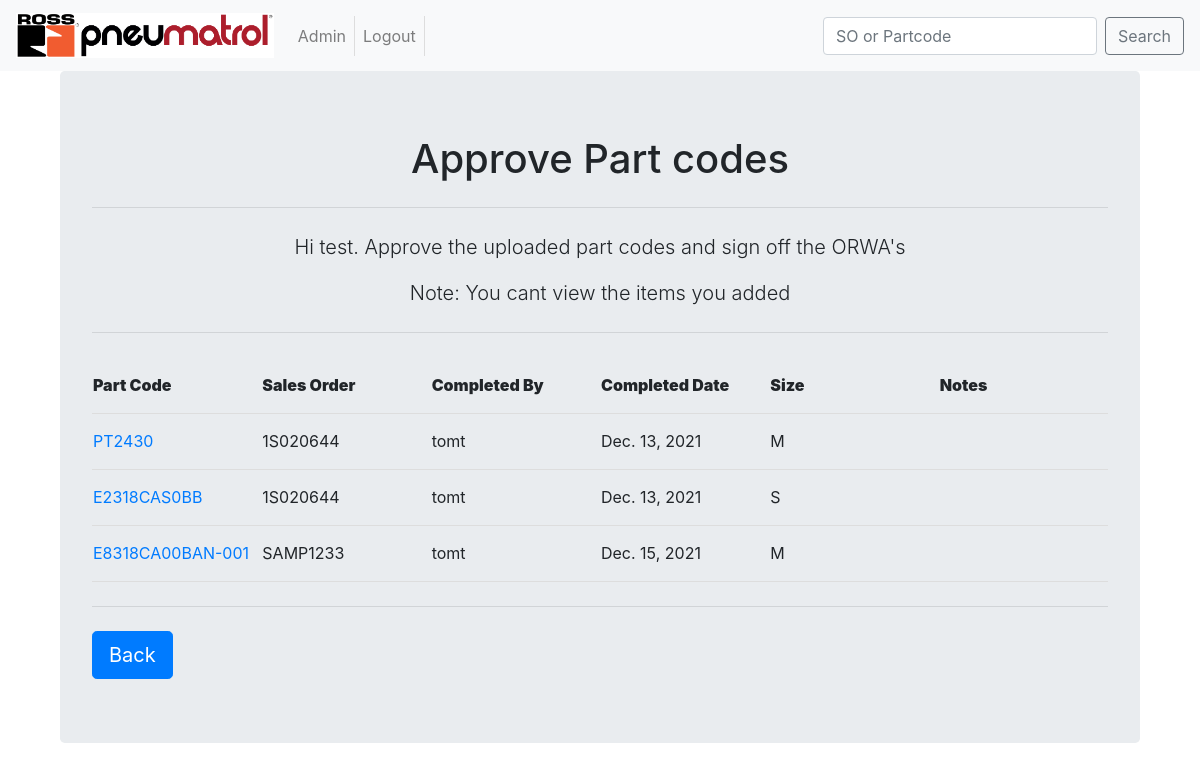
Before: /ORWAapp/Approve (signed in) with the older database file.
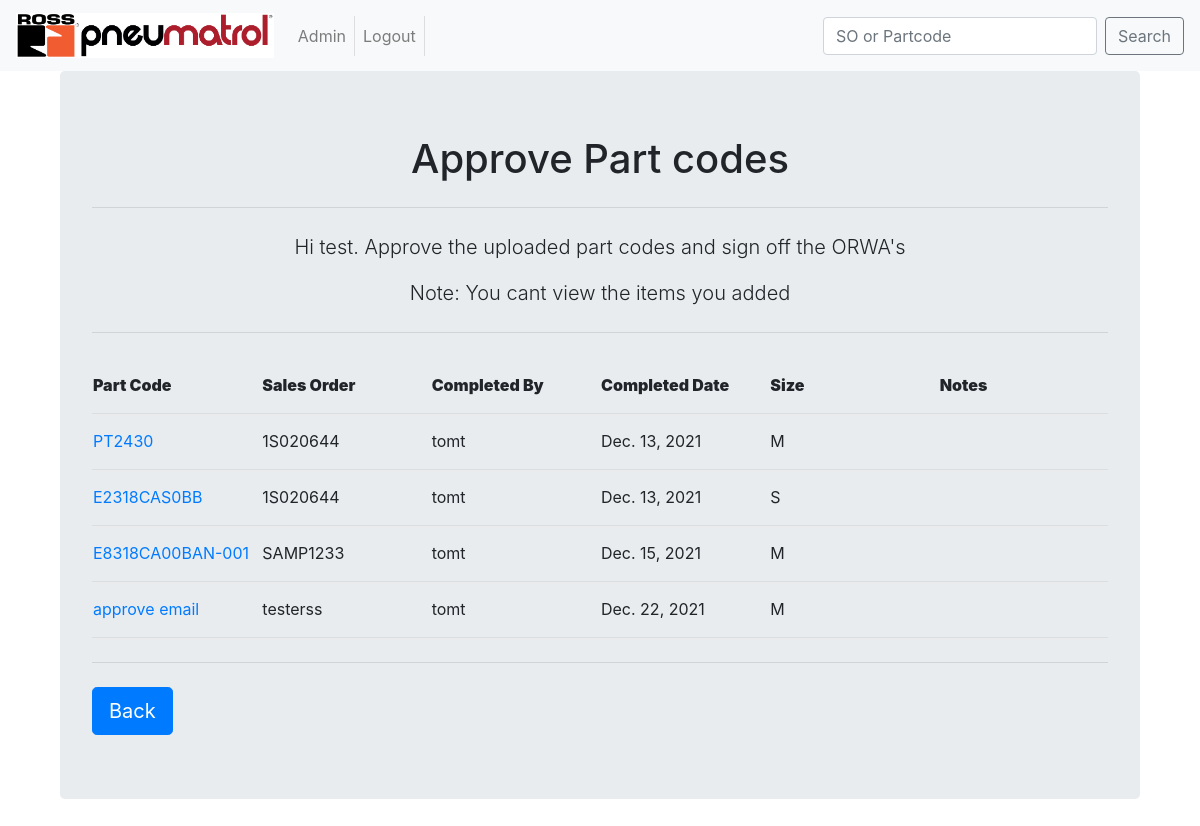
After: the same page with the newer database file.
### ORWAapp/models.py (models this page shows, shortened)
class Parts(models.Model):
	part_code = models.CharField(max_length=22, unique=True)
	part_type = models.ForeignKey(PartType, on_delete=models.CASCADE)
	sales_order = models.ForeignKey(SalesOrder, on_delete=models.CASCADE, related_name='salesorder')
	updated_code = models.BooleanField(default=False)
	start_date = models.DateField()
	completed_by = models.ForeignKey(User, on_delete=models.CASCADE, related_name='completedby', null=False, blank=True)
	completed_date = models.DateField(auto_now_add = True)
	approved_by = models.ForeignKey(User, on_delete=models.CASCADE, related_name='approvedby', null=True, blank=True)
	approved_date = models.DateField(null=True, blank=True)
	problem_parts = models.BooleanField(default=False, verbose_name ="Problem parts checked")
	problem_parts_cleared = models.BooleanField(default = False)
	notes = models.TextField(blank=True, max_length = 256, verbose_name ="Part notes")
	SMALL = 'S'
	MEDIUM = "M"
	LARGE = "L"
	HUGE = "H"
	SIZE_CHOICES = [
	    (SMALL, 'Small'),
	    (MEDIUM, 'Medium'),
	    (LARGE, 'Large'),
	    (HUGE, 'Huge'),
	]
	size = models.CharField(max_length=1, choices=SIZE_CHOICES, null = False)
	class Meta:
		verbose_name_plural = "Parts"

class SalesOrder(models.Model):
	order_number = models.CharField(max_length = 8,
									unique = True,
									help_text = "1S###### or SAMP####",
									validators =[MinLengthValidator(8, message="Order number is too short")],
									)
	customer = models.ForeignKey(Customers,on_delete = models.CASCADE)
	entered_date = models.DateField(null = True, blank = True)
	order_date = models.DateField(help_text = "date on the paperwork")
	issue_date = models.DateField(null = True, blank = True)
	ORWA_lines = models.IntegerField(null = False,
									default=1,
									help_text= "number of lines that are an ORWA",
									validators=[MinValueValidator(1, message = "less that 1 line at ORWA")],
									)
	reject_user = models.ForeignKey(User,
									on_delete = models.CASCADE,
									related_name='rejected_by',
									null=True,
									blank=True,
									)
	reject_date = models.DateField(null = True, blank = True)
	reject_note = models.TextField(max_length = 200,
								 	blank = True,
								 	)
	notes = models.TextField(blank = True)
	paperwork = models.FileField(upload_to = update_filename,
									blank = False,
									)
	completed_paperwork = models.FileField(upload_to = update_filename_complete,
									blank = True,
									)
	allocated_to = models.ForeignKey(User,
									on_delete = models.CASCADE,
									null = True,
									blank = True,
									)
	class Meta:
		verbose_name_plural = "SalesOrders"
	def __str__(self):
	    return self.order_number

### ORWAapp/views.py (the view)
# urls.py: path('Approve', views.Approve, name = "Approve"),
@login_required(login_url='/user_login/')
def Approve(request):
    user = request.user.first_name
    username = request.user.id
    partdata = Parts.objects.filter(Q(approved_date__isnull=True)&(~Q(completed_by = username)))
    context = {
        'Parts':partdata,
        'insert_me':user,
        }
    return render(request,'ORWAapp/home/Approve.html',context)

### templates/ORWAapp/home/Approve.html (shortened to what this page needs)
<!DOCTYPE html>
{% extends "base.html" %}
	{% block body_block %}
		<div class="container">
			<div class="jumbotron">
				<center>
					<h1>Approve Part codes </h1>
						<hr class="my-4">
						<p class="lead">Hi {{ insert_me }}. Approve the uploaded part codes and sign off the ORWA's </p>
						<p class="lead"> Note: You cant view the items you added</p>
						<hr class="my-4">
						<table id="Approval">
						    <tr>
						        <th><strong>Part Code</strong></th>
						        <th><strong>Sales Order</strong></th>
						        <th><strong>Completed By</strong></th>
						        <th><strong>Completed Date</strong></th>
						        <th><strong>Size</strong></th>
						        <th><strong>Notes</strong></th>
						    </tr>
						    {% for p in Parts %}
						    <tr>
						    	<td><a href="{% url 'ORWAapp:ApprovePart' p.part_code %}">{{ p.part_code }}</a></td>
						        <td>{{ p.sales_order }}</td>
						        <td>{{ p.completed_by }}</td>
						        <td>{{ p.completed_date }}</td>
						        <td>{{ p.size }}</td>
						        <td>{{ p.notes }}</td>
						    </tr>
						    {% endfor %}
	    				</table>
				</center>
			<hr class="my-4">
			<a class="btn btn-primary btn-lg" href="{% url 'ORWAapp:home' %}" role="button">Back</a>
			</div>
		</div>
	{% endblock %}

Changed rows visible on the page:
added Parts: part_code "approve email", sales_order "testerss", completed_by "tomt", completed_date "Dec. 22, 2021", size "M"
